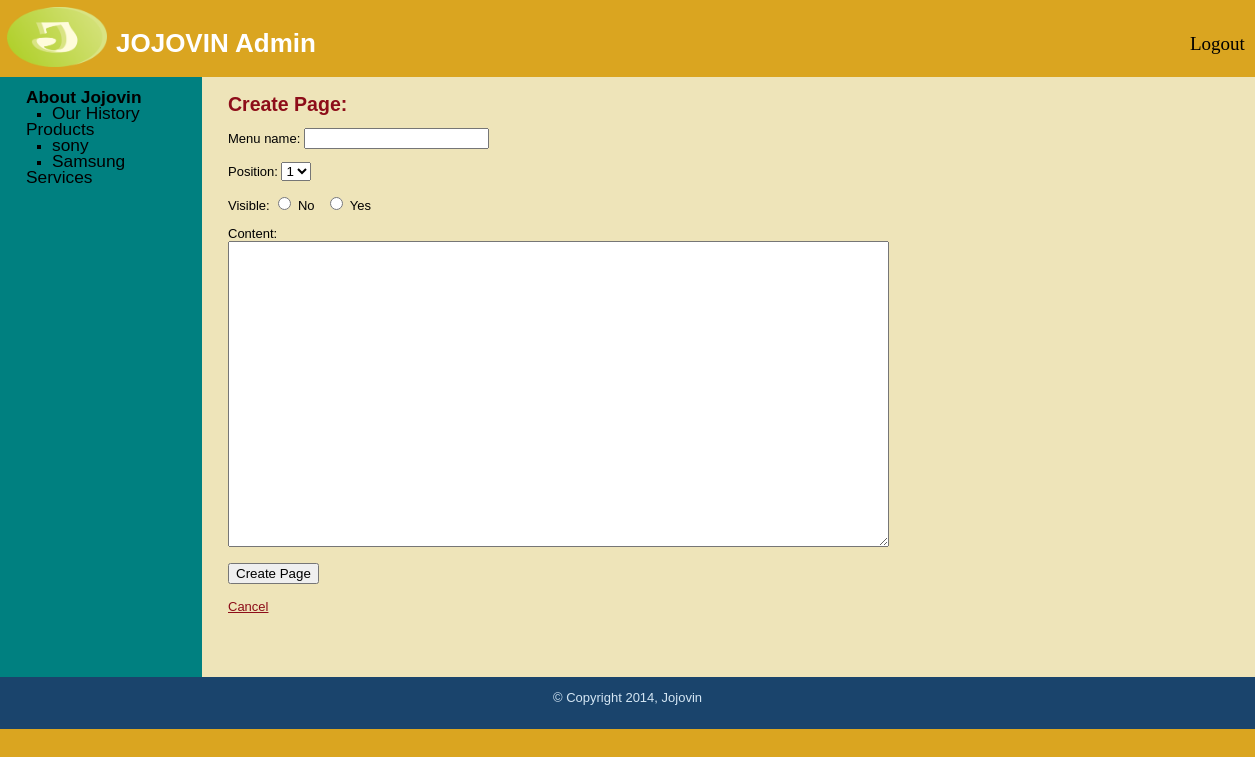
/new_page.php?subject=1 (signed in), run on the app's committed database.
### tables this page shows
CREATE TABLE IF NOT EXISTS `logo` (
  `id` int(11) NOT NULL AUTO_INCREMENT,
  `file` text NOT NULL,
  PRIMARY KEY (`id`)
);

CREATE TABLE IF NOT EXISTS `subjects` (
  `id` int(11) NOT NULL AUTO_INCREMENT,
  `menu_name` varchar(30) NOT NULL,
  `position` int(3) NOT NULL,
  `visible` tinyint(1) NOT NULL,
  PRIMARY KEY (`id`)
);

CREATE TABLE IF NOT EXISTS `pages` (
  `id` int(11) NOT NULL AUTO_INCREMENT,
  `subject_id` int(11) NOT NULL,
  `menu_name` varchar(30) NOT NULL,
  `position` int(3) NOT NULL,
  `visible` tinyint(1) NOT NULL,
  `content` text NOT NULL,
  PRIMARY KEY (`id`),
  KEY `subject_id` (`subject_id`)
);

### public/new_page.php (the view, shortened to what this page needs)
<?php require_once("../includes/db_connection.php"); ?>
<?php require_once("../includes/functions.php"); ?>
<?php find_selected_page(); ?>
<?php $layout_context = "admin"; ?>
<?php include("../includes/layouts/header.php"); ?>
<div id="main">
	<div id="navigation">
		<?php echo navigation($current_subject,$current_page); ?>
	</div>
	<div id="page">
	<h2>Create Page:</h2>
	<form action="new_page.php?subject=<?php echo urlencode($current_subject["id"]); ?>" method="post">
		<p>Menu name:
			<input type="text" name="menu_name" value="" />
		</p>
		<p>Position:
			<select name="position">
			<?php
				$page_set = find_pages_for_subject($current_subject["id"]);
				$page_count = mysqli_num_rows($page_set);
				for($count=1; $count <= ($page_count + 1); $count++){
					echo "<option value=\"{$count}\">{$count}</option>";
				}
			?>
			</select>
		</p>
		<p>Visible:
			<input type="radio" name="visible" value="0" /> No
			&nbsp;
			<input type="radio" name="visible" value="1" /> Yes
		</p>
		<p>Content:<br />
			<textarea name="content" rows="20" cols="80"></textarea>
		</p>
		<input type="submit" name="submit" value="Create Page" />
	</form>
	<br />
	<a href="manage_content.php?subject=<?php echo urlencode($current_subject["id"]); ?>">Cancel</a>
	</div>
</div>
<?php include("../includes/layouts/footer.php"); ?>

### includes/layouts/header.php (shortened to what this page needs)
<?php require_once("../includes/db_connection.php"); ?>
<?php
$query = "SELECT * FROM logo";
$result = mysqli_query($connection,$query);
?>
<!DOCTYPE html>
<html>
	<head>
		<link href="stylesheets/public.css" media="all" rel="stylesheet" type="text/css"/>
	</head>
	<body>
		<div id = "header">
		<div id="logo">
				<?php
					while($line = mysqli_fetch_assoc($result)) {
				?>
				<a href="index.php"><img src="<?php echo $line['file']; ?>" /></a>
				<?php
					}
				?>
			</div>
			<div id="title"><h1>JOJOVIN <?php if($layout_context == "admin"){echo "Admin";} ?></h1></div>
			<div id="login">
				<?php
					if($layout_context == "admin"){
						echo "<a href=\"logout.php\">Logout</a>";
					}else{
						echo "<a href=\"contact_us.php\">Contact Us</a>";
						echo "<a href=\"login.php\">Login</a>";
					}
				?>
			</div>
		</div>

### includes/functions.php (shortened to what this page needs)
<?php
	function find_all_subjects($public=true){
		global $connection;
		$query = "SELECT * ";
		$query .= "FROM subjects ";
		$query .= "ORDER BY position ASC";
		$subject_set = mysqli_query($connection, $query);
		return $subject_set;
	}
	function find_pages_for_subject($subject_id, $public=true){
		global $connection;
		$safe_subject_id = mysqli_real_escape_string($connection,$subject_id);
		$query = "SELECT * ";
		$query .= "FROM pages ";
		$query .= "WHERE subject_id = {$safe_subject_id} ";
		if($public){
			$query .= "AND visible = 1 ";
		}
		$query .= "ORDER BY position ASC";
		$page_set = mysqli_query($connection, $query);
		return $page_set;
	}
	function find_subject_by_id($subject_id, $public=true){
		global $connection;
		$safe_subject_id = mysqli_real_escape_string($connection,$subject_id);
		$query = "SELECT * ";
		$query .= "FROM subjects ";
		$query .= "WHERE id = {$safe_subject_id} ";
		$query .= "LIMIT 1";
		$subject_set = mysqli_query($connection, $query);
		if($subject = mysqli_fetch_assoc($subject_set)){
			return $subject;
		}else{
			return null;
		}
	}
	function find_selected_page($public=false){
		if(isset($_GET["subject"])){
			$current_subject = find_subject_by_id($_GET["subject"], $public);
			if($current_subject && $public){
				$current_page = find_default_page_for_subject($current_subject["id"]);
			}else{
				$current_page = null;
			}
		}elseif(isset($_GET["page"])){
			$current_subject = null;
			$current_page = find_page_by_id($_GET["page"], $public);
		}else{
			$current_subject = null;
			$current_page = null;
		}
	}
	function navigation($subject_array,$page_array){
		$output = "<ul class=\"subjects\">";
		$subject_set = find_all_subjects(false);
		while($subject = mysqli_fetch_assoc($subject_set)){
			$output .= "<li";
			if($subject_array && $subject["id"] == $subject_array["id"]){
				$output .= " class=\"selected\"";
			}
			$output .= ">";
			$output .= "<a href=\"manage_content.php?subject=";
			$output .= urlencode($subject["id"]);
			$output .= "\">";
			$output .= htmlentities($subject["menu_name"]);
			$output .= "</a>";
			$page_set = find_pages_for_subject($subject["id"], false);
			$output .= "<ul class=\"pages\">";
			while($page = mysqli_fetch_assoc($page_set)){
				$output .= "<li";
				$output .= ">";
				$output .= "<a href=\"manage_content.php?page=";
				$output .= urlencode($page["id"]);
				$output .= "\">";
				$output .= htmlentities($page["menu_name"]);
				$output .= "</a></li>";
			}
			$output .= "</ul></li>";
		}
		$output .= "</ul>";
		return $output;
	}
?>

### public/stylesheets/public.css (style rules this page uses)
html { height:100%; width:100%; }
body { width: 100%; height:100%; margin:0; padding:0; border:0; font-family:arial; font-size:13px; line-height:15px; background:#DAA520; }
img { border: none; }
a { color: #8D0D19; }
#header { height: 70px; margin:0; padding:0; text-align:left; background:#DAA520;; color:white; }
#header h1 { padding:1em; margin:0; }
#main { height:600px; width:100%; margin:0; padding:0; background:#EEE4B9; }
#navigation { float:left; width:150px; height:100%; margin:0; padding:0 2em; color:black; background:#008080; }
#navigation a { color:black; text-decoration:none; font-size:13pt; padding-bottom:5px; margin-top:5px; }
ul.subjects { margin:1em 0; padding-left:0; list-style:none; }
ul.pages { padding-left:2em; list-style:square; font-weight:normal; }
.selected { font-weight:bold; }
#page { float:left; height:100%; padding-left:2em; vertical-align:top; background:#EEE4B9; color:black;width:1000px; }
#page h2 { color:#8D0D19; margin-top: 1em; }
#login { position:relative; font-size:30px; padding-left:1170px; margin-top:-45px; float:left; }
#login a { font-family:Nyala; text-decoration:none; color:black; font-size:19px; padding-left:20px; }
#title { float:left; margin-left:90px; position:relative; margin-top:-60px; }
#logo { margin-top:7px; margin-left:7px; position:relative; }
#logo img { height:60px; width:100px; }

### data on the page
logo: file (picture)
subjects: value "About Jojovin"
pages: value "Our History"
subjects: value "Products"
pages: value "sony"
pages: value "Samsung"
subjects: value "Services"

### other printed values
form field position "1"
